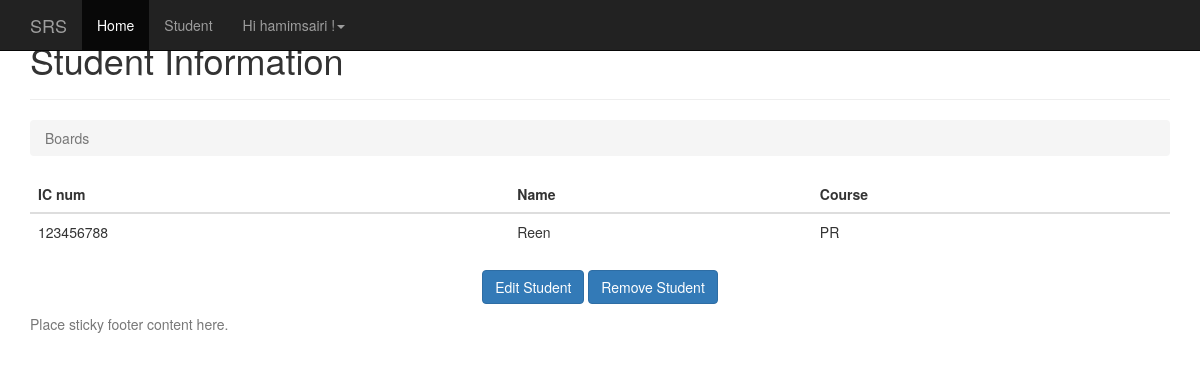
/2/ (signed in), run on the app's committed database.
### student/models.py (models this page shows)
class Student(models.Model):
	PROGRAMMING = 'PR'
	NETWORKING = 'NT'
	PCTECH = 'PC'
	COURSE_CHOICES = (
		(PROGRAMMING, 'Programming'),
		(NETWORKING, 'Networking'),
		(PCTECH, 'PC Technichian'),
	)
	icnum = models.CharField('IC Number',max_length=12,unique=True,blank=False,null=False)
	name = models.CharField('Name',max_length=300,blank=False,null=False)
	course = models.CharField('Coursework',max_length=2,choices=COURSE_CHOICES,default=PCTECH)
	createdby = models.ForeignKey('auth.User',on_delete=models.CASCADE)
	created_date = models.DateTimeField('Created Date',auto_now_add=True)
	def __str__(self):
		return self.icnum

### student/views.py (the view)
# urls.py: url(r'^(?P<pk>\d+)/$', views.student_detail, name='student_detail'),
@login_required(login_url='/accounts/login/')
def student_detail(request,pk):
    student = get_object_or_404(Student, pk=pk)
    print(student)
    print(student.name)
    return render(request, 'student/student_detail.html', {'student': student})

### templates/student/student_detail.html
{% extends 'base.html' %}
{% block content %}
      <div class="page-header">
        <h1>Student Information</h1>
      </div>
      <ol class="breadcrumb my-4">
        <li class="breadcrumb-item active">Boards</li>
      </ol>
      <table class="table">
        <thead class="thead-inverse">
          <tr>
            <th>IC num</th>
            <th>Name</th>
            <th>Course</th>
          </tr>
        </thead>
        <tbody>
            <tr>
              <td>
                {{ student.icnum }}
              </td>
              <td class="align-middle">{{ student.name }}</td>
              <td class="align-middle">{{ student.course }}</td>
            </tr>
        </tbody>
	  </table>
<p class="text-center">
      <a href="{% url 'student_edit' student.pk %}" class="btn btn-primary" >Edit Student</a>
      <a href="{% url 'student_remove' student.pk %}" class="btn btn-primary" >Remove Student</a>
    </p>
{% endblock %}

### templates/base.html (shortened to what this page needs)
{% load static %}
{% load i18n %}
<!DOCTYPE html>
<html lang="en">
  <head>
    <link href="http://getbootstrap.com/docs/3.3/dist/css/bootstrap.min.css" rel="stylesheet">
    <link href="http://getbootstrap.com/docs/3.3/assets/css/ie10-viewport-bug-workaround.css" rel="stylesheet">
    <link href="http://getbootstrap.com/docs/3.3/examples/sticky-footer-navbar/sticky-footer-navbar.css" rel="stylesheet">
  </head>
  <body>
    {% block navbar %}
    <nav class="navbar navbar-inverse navbar-fixed-top">
      <div class="container">
        <div class="navbar-header">
          <a class="navbar-brand" href="#">SRS</a>
        </div>
        <div id="navbar" class="collapse navbar-collapse">
          <ul class="nav navbar-nav">
            {% block home_navbar %}
            <li class="active"><a href="/">Home</a></li>
            {% endblock %}
            {% block student_navbar %}
            <li><a href="{% url 'student_home_json' %}">Student</a></li>
            {% endblock %}
            {% block user_navbar %}
              {% if user.is_authenticated %}
                <li class="dropdown">
                  <a href="#" class="dropdown-toggle" data-toggle="dropdown" role="button" aria-haspopup="true" aria-expanded="false"></span> Hi {{ user.username }} !<span class="caret"></span></a>
                </li>
              {% else %}
                <li><a href="/accounts/login/">Sign In</a></li>
                <li><a href="/accounts/signup/">Sign Up</a></li>
              {% endif %}
            {% endblock %}
          </ul>
        </div>
      </div>
    </nav>
    {% endblock %}
    <div class="container">
      {% block content %}{% endblock %}
    </div>
    {% block footer %}
    <footer class="footer">
      <div class="container">
        <p class="text-muted">Place sticky footer content here.</p>
      </div>
    </footer>
    {% endblock %}
  </body>
</html>

### data on the page
Student: icnum "123456788", name "Reen", course "PR"

### other printed values
{{ user.username }} "hamimsairi"
